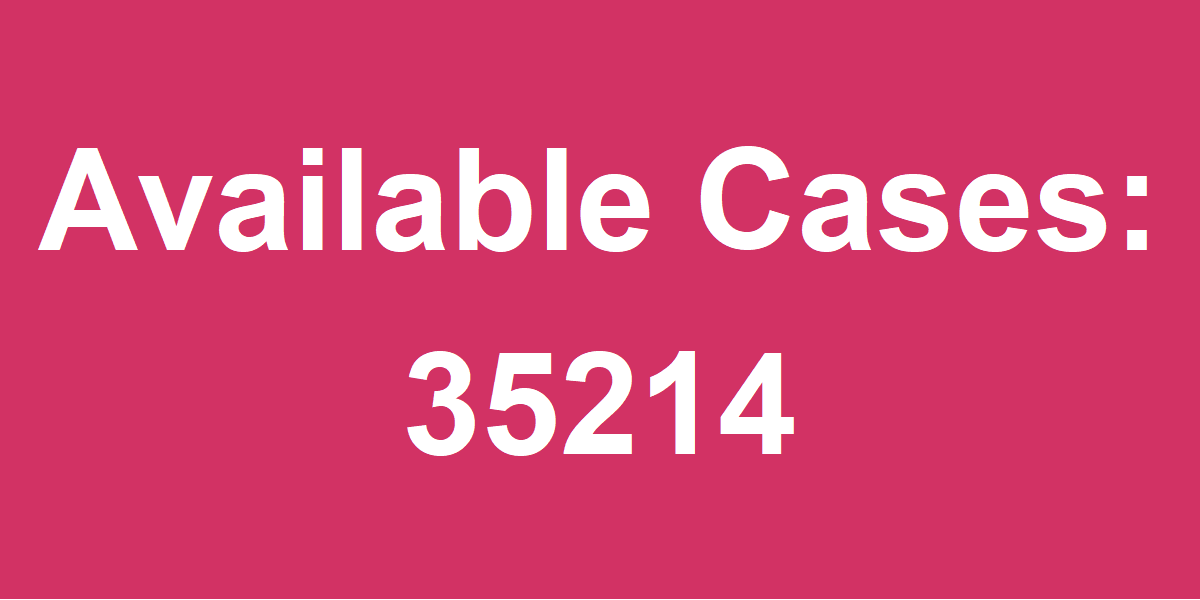

Source code (R):
library(dplyr)
library(stringr)
library(lubridate)
library(ggplot2)

rds_files <- list.files(path = "../data/", pattern = "_value.rds", full.names = TRUE) %>% 
  as_tibble() %>% 
  mutate(date = str_extract(value, "[0-9]{8}"),
         date = ymd(date)) %>% 
  arrange(desc(date)) %>% 
  pull(value) %>% 
  .[1]

value <- readRDS(rds_files)

valuebox <- tibble(x = 2,
                   y = 1,
                   text = paste0("Available Cases:\n", value),
                   fill =  "#d23264") %>%
  ggplot(aes(x, y, label = text, fill = fill)) +
  geom_tile() +
  geom_text(fontface = "bold", size = 12, color = "white") +
  scale_fill_identity() +
  theme_void() +
  scale_x_continuous(expand=c(0,0)) +
  scale_y_continuous(expand=c(0,0)) +
  labs(x=NULL, y=NULL, title=NULL) 

ggsave("valuebox.png",
       plot = valuebox,
       dpi = 300,
       width = 4,
       height = 2)
